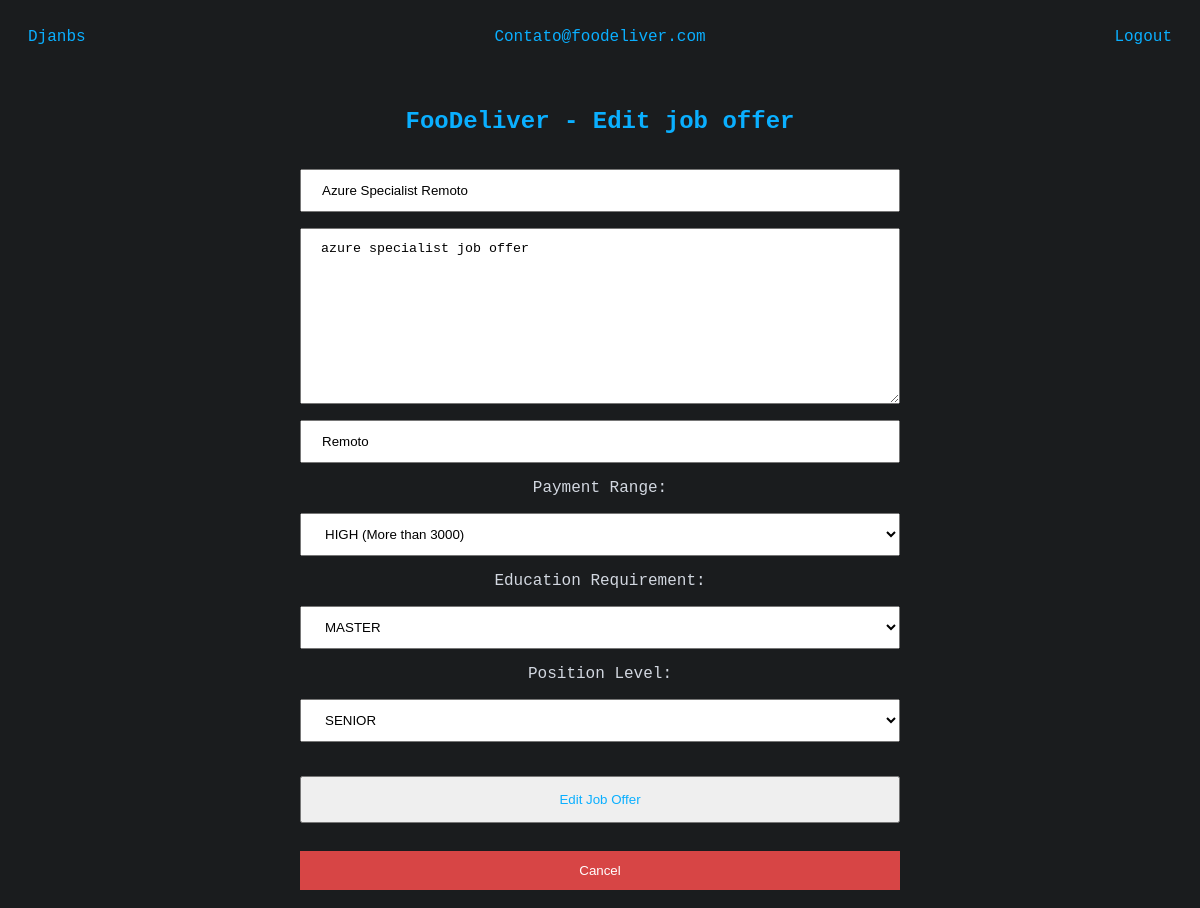
/edit-offer/9/ (signed in), run on the app's committed database.
### jobs/models.py (models this page shows, shortened)
class User(AbstractUser):
    username = models.CharField(max_length=50, blank=True, null=True, unique=True)
    email = models.EmailField(_('email address'), unique=True)
    USERNAME_FIELD = 'email'
    REQUIRED_FIELDS = ['username', 'password']
    is_company = models.BooleanField(default=False)
    is_candidate = models.BooleanField(default=False)
    def __str__(self):
        return self.email

class Company(models.Model):
    user = models.OneToOneField(User, null=True, on_delete=models.CASCADE)
    name = models.CharField(max_length=50, null=True)
    email = models.EmailField(null=True)
    site = models.URLField(null=True)

class JobOffer(models.Model):
    name = models.CharField(max_length=125)
    location = models.CharField(max_length=50)
    description = models.TextField(null=True)
    company = models.ForeignKey(Company, on_delete=models.CASCADE, null=True)
    payment_range = models.IntegerField(choices=PaymentRange.choices)
    education_req = models.IntegerField(choices=EducationRequirement.choices)
    position_level = models.IntegerField(choices=PositionLevel.choices)
    date_created = models.DateTimeField(auto_now_add=True, null=True)

### jobs/decorators.py (the view)
        def wrapper_func(request, *args, **kwargs):
            if (role == 'candidate' and request.user.is_candidate) or \
                    (role == 'company' and request.user.is_company):
                return view_func(request, *args, **kwargs)
            else:
                return redirect('home')

### jobs/forms.py
class JobOfferCreationForm(forms.ModelForm):
    class Meta():
        model = JobOffer
        exclude = ('company',)

### jobs/views/views.py (called while the page is built)
@allowed_role(role='company')
def edit_job_offer(request, pk):
    job_offer = JobOffer.objects.get(id=pk) # type: ignore
    form = JobOfferCreationForm(instance=job_offer)
    if request.method == 'POST' and request.user.company.id == job_offer.company.id:
        form = JobOfferCreationForm(request.POST, instance=job_offer)
        if form.is_valid():
            form.save()
            return redirect('home')
    context = {
        'form': form,
        'operation': 'Edit',
        }
    return render(request, 'jobs/create-job.html', context)

### jobs/templates/jobs/create-job.html (shortened to what this page needs)
{% extends "jobs/base.html" %}
{% block content %}
<h2 class="register-n-login">{{ request.user.company.name }} - {{ operation }} job offer</h2>
<form method="POST" action="">
    <p>{{ form.name }}</p>
    <p>{{ form.description }}</p>
    <p>{{ form.location }}</p>
    <p class="center">Payment Range:</p>
    <p>{{ form.payment_range }}</p>
    <p class="center">Education Requirement:</p>
    <p>{{ form.education_req }}</p>
    <p class="center">Position Level:</p>
    <p>{{ form.position_level }}</p>
    <br>
    <input class="submit" type="submit" name="submit-offer" value="{{ operation }} Job Offer">
    <div class="register-n-login" style="color:#D74545">{{ form.errors }}</div>
</form>
<center><a href="{% url 'home' %}"><input type="button" class="delete-button" value="Cancel" /></a></center>
<br>
{% endblock content %}

### jobs/templates/jobs/base.html (shortened to what this page needs)
<!DOCTYPE html>
{% load static %}
<html>
	<head>
        <link rel="stylesheet" type="text/css" href="{% static 'jobs/style.css' %}"/>
	</head>
	<body>
        <div class="topbar">
            <a href="{% url 'home' %}">Djanbs</a>
            {% if user.is_authenticated %}
            <a class="ralign" href="{% url 'profile' %}">{{ user|capfirst }}</a>
            <a class="ralign logoutred" href="{% url 'logout' %}">Logout</a>
            {% endif %}
        </div>
        {% block content %}
        {% endblock content %}
	</body>
</html>

### jobs/static/jobs/style.css (style rules this page uses)
:root { --light: #d2d7e0; --dark: #1A1C1E; --darker: #141517; --blue: #0aafff; --red: #D74545; --darkred: #9C1A1A; }
body { background-color: var(--dark); color: var(--light); max-width: 1200px; margin: auto; font-family: monospace; font-size: 16px; }
a { text-decoration: none; }
.center { margin-right: auto; margin-left: auto; text-align: center; }
.topbar, .topbar a { padding: 14px; color: var(--blue); clear: both; display: flex; justify-content: right; }
.ralign { margin-right: 0px; margin-left: auto; }
.register-n-login, .submit, .details { padding: 14px; color: var(--blue); justify-content: center; display: flex; margin-right: auto; margin-left: auto; }
.submit { justify-content: center; }
input, button, select, textarea, .cancel-button { width: 50%; padding: 12px 20px; box-sizing: border-box; display: flex; justify-content: center; margin-left: auto; margin-right: auto; }
.logoutred { color: var(--red); }
.delete-button, .cancel-button { background-color: var(--red); color: white; border: none; }

### data on the page
User: email "Contato@foodeliver.com", user.company.name "FooDeliver"
JobOffer: name "Azure Specialist Remoto", description "azure specialist job offer", location "Remoto", payment_range "HIGH (More than 3000)", education_req "MASTER", position_level "SENIOR"

### other printed values
{{ operation }} "Edit"
